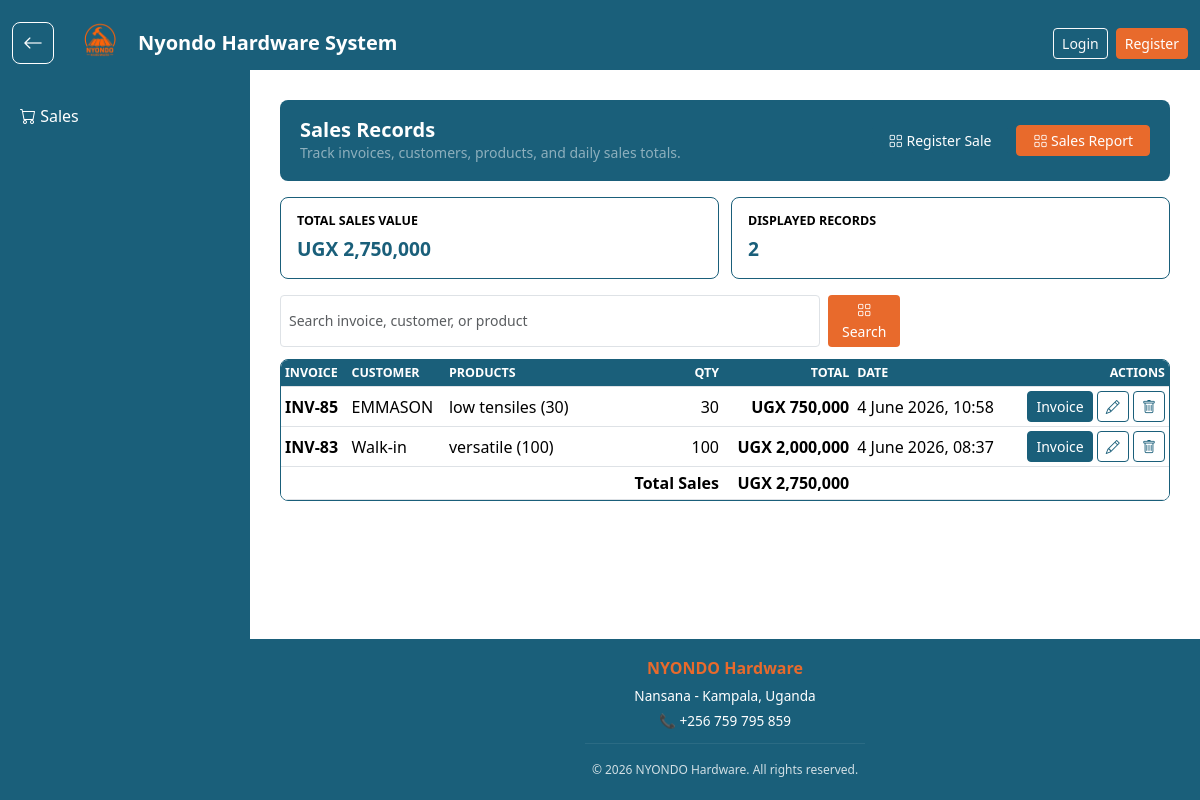
Page /saleapp/home/ on the committed database.
### saleapp/models.py (models this page shows, shortened)
class Sales(models.Model):
    product_name = models.ForeignKey(Product, on_delete=models.CASCADE, null=True, blank=True)
    customer_name = models.CharField(max_length=255, blank=True, null=True)
    quantity = models.PositiveIntegerField(default=0)
    distance = models.DecimalField(max_digits=10, decimal_places=2, default=0)
    transport = models.DecimalField(max_digits=10, decimal_places=2, default=0)
    transport_note = models.CharField(max_length=255, blank=True, null=True)
    total_amount = models.DecimalField(max_digits=10, decimal_places=2, default=0)
    sale_date = models.DateTimeField(auto_now_add=True)
    @property
    def item_summary(self):
        items = self.items.all()
        if items.exists():
            return ", ".join(f"{item.product.product_name} ({item.quantity})" for item in items)
        if self.product_name:
            return self.product_name.product_name
        return "No products"

class SaleItem(models.Model):
    sale = models.ForeignKey(Sales, on_delete=models.CASCADE, related_name='items')
    product = models.ForeignKey(Product, on_delete=models.CASCADE)
    quantity = models.PositiveIntegerField()
    unit_price = models.DecimalField(max_digits=10, decimal_places=2)
    line_total = models.DecimalField(max_digits=10, decimal_places=2)
    distance = models.DecimalField(max_digits=10, decimal_places=2, default=0)

class Product(models.Model):
    category_name = models.ForeignKey(Category, on_delete=models.CASCADE)
    product_name = models.CharField(max_length=100)
    cost_price = models.DecimalField(max_digits=10, decimal_places=2, default=0)
    unit_price = models.DecimalField(max_digits=10, decimal_places=2, default=0)
    description = models.TextField()
    current_stock = models.IntegerField(default=0)

### saleapp/views.py (the view, shortened to what this page needs)
# urls.py: 2. Add a URL to urlpatterns:  path('', views.home, name='home')
def home(request):
    search_query = request.GET.get('search', '').strip()
    all_sales = Sales.objects.all().order_by("-sale_date")
    total_money = all_sales.aggregate(Sum('total_amount'))['total_amount__sum'] or 0
    return render(request, "home.html", {
        'sales': all_sales,
        'total_sales_value': total_money,
        'search_query': search_query
    })

### saleapp/templates/home.html (shortened to what this page needs)
{% extends 'base.html' %}
{% load humanize %}
{% block content %}
<div class="sales-page">
    <section class="sales-header">
        <div>
            <h3>Sales Records</h3>
            <p class="small text-white-50">Track invoices, customers, products, and daily sales totals.</p>
        </div>
        <div class="sales-actions">
            <a href="{% url 'create_sale' %}" class="btn btn-primary btn-sm px-3">
                <i class="bi bi-grid"></i> Register Sale
            </a>
            <a href="{% url 'sales_report' %}" class="btn btn-secondary btn-sm px-3">
                <i class="bi bi-grid"></i> Sales Report
            </a>
        </div>
    </section>
    <section class="sales-summary">
        <div class="summary-box">
            <p class="summary-label">Total Sales Value</p>
            <div class="summary-value">UGX {{ total_sales_value|floatformat:0|intcomma }}</div>
        </div>
        <div class="summary-box">
            <p class="summary-label">Displayed Records</p>
            <div class="summary-value">{{ sales|length|intcomma }}</div>
        </div>
    </section>
    <div class="sales-toolbar">
        <form method="GET" action="" class="sales-search">
            <input type="text" name="search" class="form-control form-control-sm"
                   placeholder="Search invoice, customer, or product" value="{{ search_query }}">
            <button type="submit" class="btn btn-sm" style="background-color: #e86a2c; color: white;">
                <i class="bi bi-grid"></i> Search
            </button>
        </form>
    </div>
    <div class="table-shell">
        <div class="table-responsive">
            <table class="table table-hover table-sm sales-table">
                <thead>
                    <tr>
                        <th>Invoice</th>
                        <th>Customer</th>
                        <th>Products</th>
                        <th class="text-end">Qty</th>
                        <th class="text-end">Total</th>
                        <th>Date</th>
                        <th class="text-end">Actions</th>
                    </tr>
                </thead>
                <tbody>
                    {% for sale in sales %}
                    <tr>
                        <td class="fw-semibold">INV-{{ sale.id }}</td>
                        <td>{{ sale.customer_name|default:"Walk-in" }}</td>
                        <td class="products-cell">{{ sale.item_summary }}</td>
                        <td class="text-end">{{ sale.quantity }}</td>
                        <td class="text-end amount-cell">UGX {{ sale.total_amount|floatformat:0|intcomma }}</td>
                        <td>{{ sale.sale_date|date:"j F Y, H:i" }}</td>
                        <td class="text-end">
                            <a href="{% url 'invoice' sale.id %}" class="btn btn-dark btn-sm">Invoice</a>
                            <a href="{% url 'edit_sale' sale.id %}" class="btn btn-outline-primary btn-sm" title="Edit">
                                <i class="bi bi-pencil"></i>
                            </a>
                            <a href="{% url 'delete_sale' sale.id %}" class="btn btn-outline-danger btn-sm" title="Delete">
                                <i class="bi bi-trash"></i>
                            </a>
                        </td>
                    </tr>
                    {% empty %}
                    <tr>
                        <td colspan="7" class="text-center text-muted py-4">
                            No sales records found.
                        </td>
                    </tr>
                    {% endfor %}
                </tbody>
                <tfoot>
                    <tr>
                        <th colspan="4" class="text-end">Total Sales</th>
                        <th class="text-end">UGX {{ total_sales_value|floatformat:0|intcomma }}</th>
                        <th colspan="2"></th>
                    </tr>
                </tfoot>
            </table>
        </div>
    </div>
</div>
{% endblock %}

### templates/base.html (style rules this page uses)
:root { --brand-blue: #1a5f7a; --brand-orange: #e86a2c; --brand-black: #000000; --message-red: #dc3545; --message-green: #198754; }
body { color: var(--brand-black); display: flex; flex-direction: column; min-height: 100vh; }
.btn-primary, .btn-success, .btn-info, .btn-dark { border-color: var(--brand-blue) !important; background-color: var(--brand-blue) !important; color: #ffffff !important; }
.btn-secondary, .btn-warning, .btn-light { border-color: var(--brand-orange) !important; background-color: var(--brand-orange) !important; color: #ffffff !important; }
.btn-outline-primary, .btn-outline-secondary, .btn-outline-danger, .btn-outline-dark { border-color: var(--brand-blue) !important; color: var(--brand-blue) !important; }
.bi { color: currentColor; }

### templates/nav.html (style rules this page uses)
body { background-color: #ffffff; }
.sales-table, .sales-table th, .sales-table td { white-space: nowrap; }

### saleapp/templates/home.html (style rules this page uses)
.sales-page { max-width: 1180px; margin: 0 auto; }
.sales-header { display: flex; justify-content: space-between; gap: 16px; align-items: center; padding: 18px 20px; border-radius: 8px; background-color: #1a5f7a; color: #ffffff; }
.sales-header h3 { margin: 0; font-size: 1.25rem; font-weight: 700; }
.sales-header p, .sales-summary p { margin: 0; }
.sales-actions, .sales-toolbar { display: flex; flex-wrap: wrap; gap: 8px; }
.sales-summary { display: grid; grid-template-columns: repeat(2, minmax(0, 1fr)); gap: 12px; margin: 16px 0; }
.summary-box { padding: 14px 16px; border: 1px solid #1a5f7a; border-radius: 8px; background: #ffffff; }
.summary-label { color: #000000; font-size: 0.78rem; text-transform: uppercase; font-weight: 700; }
.summary-value { margin-top: 4px; color: #1a5f7a; font-size: 1.2rem; font-weight: 800; }
.sales-toolbar { justify-content: space-between; align-items: center; margin-bottom: 12px; }
.sales-search { display: flex; gap: 8px; flex: 1 1 360px; max-width: 620px; }
.sales-search input { min-height: 38px; }
.table-shell { overflow: hidden; border: 1px solid #1a5f7a; border-radius: 8px; background: #ffffff; }
.sales-table { margin: 0; white-space: nowrap; }
.sales-table thead th { background-color: #1a5f7a; color: #ffffff; font-size: 0.78rem; text-transform: uppercase; vertical-align: middle; }
.sales-table td { vertical-align: middle; }
.products-cell { min-width: 220px; white-space: normal; }
.amount-cell { color: #1a5f7a; font-weight: 700; }

### rows in the picture
Sales: id "85", customer_name "EMMASON", item_summary "low tensiles (30)", quantity "30", total_amount "750,000", sale_date "4 June 2026, 10:58"
Sales: id "83", customer_name "Walk-in", item_summary "versatile (100)", quantity "100", total_amount "2,000,000", sale_date "4 June 2026, 08:37"

### other values in the picture
{{ total_sales_value|floatformat:0|intcomma }} "2,750,000"
{{ sales|length|intcomma }} "2"
